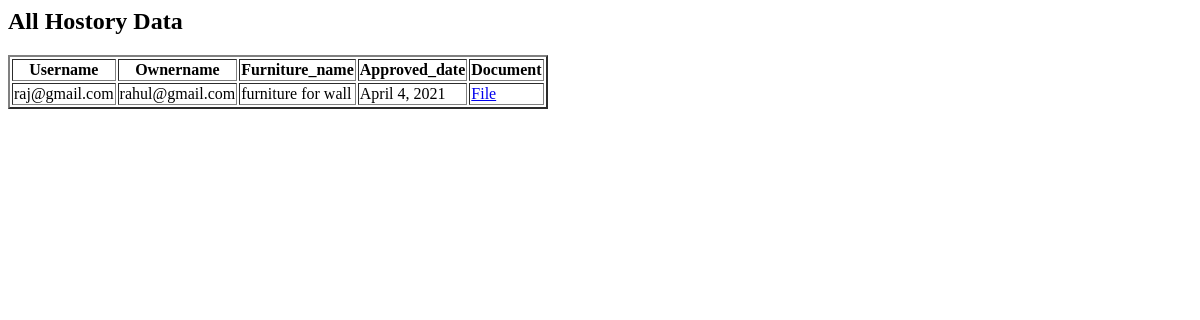
The page /userbuy/ (signed in) on the database as committed earlier.
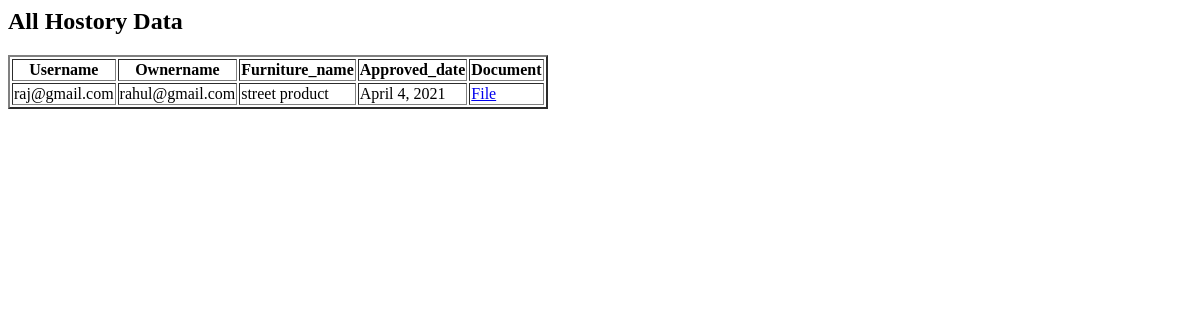
The same page on the database as committed later.
### mainapp/models.py (models this page shows, shortened)
class Booking(models.Model):
    user_id=models.ForeignKey(UserRegistration,on_delete=models.CASCADE)
    owner_id=models.ForeignKey(OwnerDetails,on_delete=models.CASCADE,null=True)
    prop_id=models.ForeignKey(ListingModel,on_delete=models.CASCADE)
    document=models.FileField(upload_to='file/')
    boked=models.BooleanField(default=False)
    date=models.DateField(null=True)

class ListingModel(models.Model):
    email_id = models.CharField(max_length=50,blank=True, null=True)
    view_count = models.IntegerField(default = 0)
    title = models.CharField(max_length=50)
    address = models.TextField(max_length=200)
    beds_qty = models.IntegerField(default=0)
    baths_qty = models.IntegerField(default=0)
    sqrft = models.IntegerField(default=0)
    price = models.IntegerField(default=0)
    image = models.ImageField(upload_to = "images/")
    video=models.FileField(upload_to="video/",default='',null=True,blank=True)
    description = models.TextField(max_length=500)
    country = models.CharField("Area",max_length=50)
    city_type = models.CharField(max_length=50)
    property_id = models.IntegerField(default=0)
    rooms = models.IntegerField(default=0)
    AC = models.BooleanField(default=False)
    builtin_wardrobe = models.BooleanField(default=False)
    dish_washer = models.BooleanField(default=False)
    floor_covering = models.BooleanField(default=False)
    medical = models.BooleanField(default=False)
    fencing = models.BooleanField(default=False)
    internet = models.BooleanField(default=False)
    verified = models.BooleanField(default=False)
    available = models.BooleanField(default=True)
    def __str__(self):
        return self.title

class UserRegistration(models.Model):
    full_name = models.CharField(max_length = 50)
    mobile_num = models.IntegerField()
    email_id = models.EmailField(unique=True)
    password = models.CharField(max_length=50)
    is_approved=models.BooleanField(default=False)
    def __str__(self):
        return self.email_id

class OwnerDetails(models.Model):
    Ownername=models.CharField(max_length=30)
    Owneremail=models.EmailField(unique=True)
    Ownerphone=models.PositiveIntegerField()
    Ownerstate=models.CharField(max_length=30)
    password=models.CharField(max_length=10)
    Amount=models.IntegerField(default=1)
    Approved=models.BooleanField(default=False)
    def __str__(self):
        return self.Owneremail

### mainapp/views.py (the view)
# urls.py: path('userbuy/',userbuy,name='userbuy'),
def userbuy(request):
    if 'Owneremail' in request.session.keys():
        owner=OwnerDetails.objects.get(Owneremail=request.session['Owneremail'])
        mod=Booking.objects.filter(owner_id=owner)
        return render(request,'userbuy.html',{'owner':owner,'mod':mod})
    else:
        return redirect('ownerlogin')

### mainapp/templates/userbuy.html
<html>
    <head>
        <h2>All Hostory Data</h2>
    </head>
    <table border="2px">
        <thead>
            <th>Username</th>
            <th>Ownername</th>
            <th>Furniture_name</th>
            <th>Approved_date</th>
            <th>Document</th>
        </thead>
        <tbody>
            {% for i in mod %}
            <tr>
                <td>{{i.user_id}}</td>
                <td>{{i.owner_id}}</td>
                <td>{{i.prop_id}}</td>
                <td>{{i.date}}</td>
                <td>
                    <object data="{{i.document.url}}" type="application/pdf,.zip,.rar,.7zip" width="150" height="200">
                        <a target="_blank" href="{{i.document.url}}">File</a>
                      </object>
                </td>
            </tr>
            {% endfor %}
        </tbody>
    </table>
</html>

Rows that differ between the two databases and show on the page:
changed through a linked row, Booking "raj@gmail.com": prop_id "furniture for wall" → "street product"
